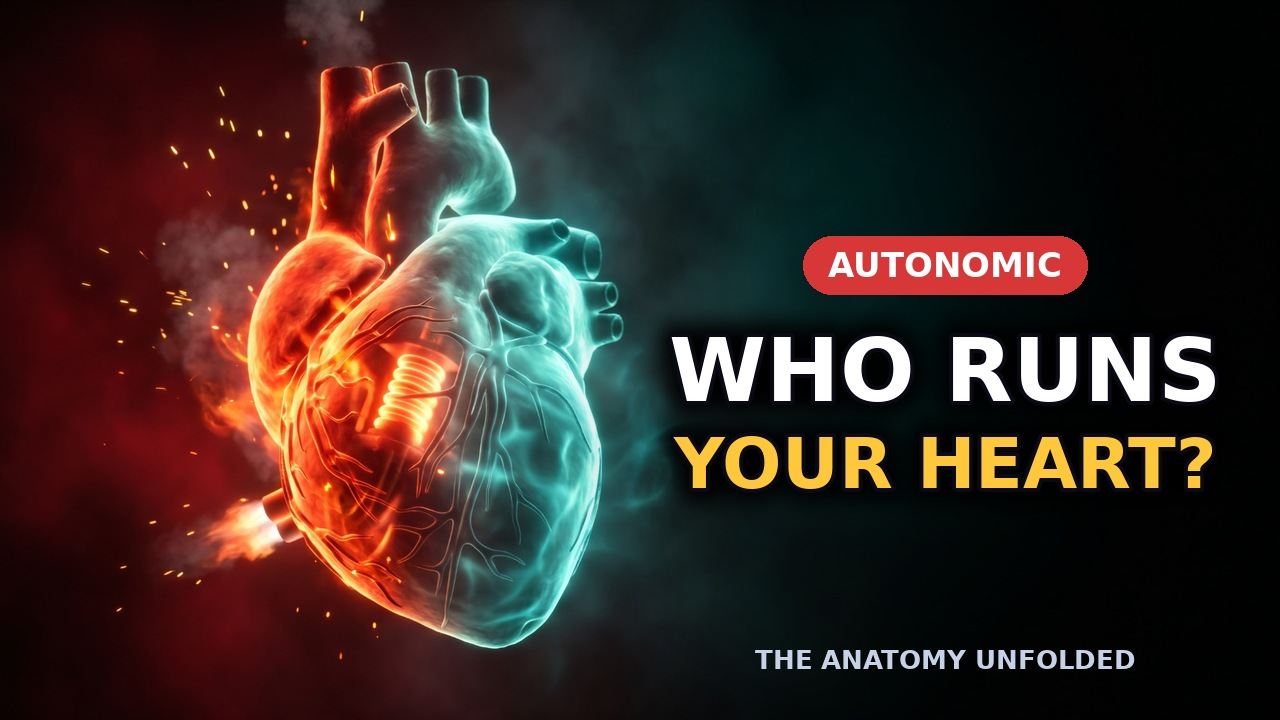
#> input picture branding/the-anatomy-unfolded/thumbnails/autonomic_thumb.jpg, 1280 x 720 px
$ python make_brain_thumb.py autonomic_thumb.jpg cell_thumb.jpg
#> lines starting #> are read from the running program, lines starting #| are printed output that depends on the picture
### youtube_agent/explainer/heart/render.py
"""Sample explainer: "The Heart: Anatomy & How Blood Flows". Everything is drawn in code (accurate by design):
a schematic heart with 4 chambers, 4 valves, great vessels, lungs and body, blood dots flowing along the real
path, labels with leader lines, and a text panel - all timed to the narration (word positions)."""
import json
import math
import subprocess
import sys
import wave
from pathlib import Path

import numpy as np
from PIL import Image, ImageDraw, ImageFilter

sys.path.insert(0, str(Path(__file__).resolve().parents[3]))  # repo root
from youtube_agent import visuals  # noqa: E402

HERE = Path(__file__).resolve().parent
W, H, FPS, SS = 1920, 1080, 30, 2
BG = (255, 253, 251)
INK = (45, 48, 66)
MAROON = (150, 42, 66)
MUSCLE, MUSCLE_D = (246, 176, 186), (214, 112, 132)
BLUE, BLUE_D, BLUE_L = (104, 150, 226), (62, 102, 184), (214, 228, 250)
RED, RED_D, RED_L = (226, 82, 98), (176, 44, 62), (252, 214, 218)
LUNG, LUNG_D = (250, 196, 204), (218, 136, 152)
BODY, BODY_D = (255, 231, 206), (226, 176, 128)
GOLD = (246, 184, 60)
GRAY = (130, 134, 150)


def F(size, weight=700):
    return visuals.font(size * SS, weight)


def dur(path):
    with wave.open(str(path)) as w:
        return w.getnframes() / w.getframerate()


# ---------------------------------------------------------------- geometry
# [14 lines left out: function spline, not called in this run]


def S(pts, dx=0, dy=0, k=1.0, cx=640, cy=600):
    return [((x - cx) * k + cx + dx, (y - cy) * k + cy + dy) for x, y in pts]


HEART = [(470, 410), (560, 392), (650, 398), (740, 392), (830, 410), (885, 470), (912, 580), (900, 700), (860, 800),
         (800, 872), (752, 880), (680, 850), (580, 805), (500, 740), (452, 650), (440, 540)]
CAV = {"RA": [(478, 435), (560, 425), (605, 450), (612, 515), (585, 555), (515, 560), (472, 520)],
       "LA": [(708, 440), (790, 430), (858, 460), (866, 520), (830, 555), (740, 558), (706, 515)],
       "RV": [(492, 605), (575, 592), (618, 612), (624, 700), (600, 785), (555, 805), (508, 748), (482, 668)],
       "LV": [(712, 612), (790, 600), (838, 640), (846, 740), (812, 822), (772, 840), (736, 790), (708, 700)]}
CENTER = {"RA": (540, 490), "LA": (785, 495), "RV": (555, 690), "LV": (776, 720)}
VALVE = {"tricuspid": (548, 576), "mitral": (775, 580), "pulmonary": (636, 470), "aortic": (690, 482)}
IVC = [(400, 975), (400, 620), (430, 575), (478, 540)]
SVC = [(330, 300), (390, 345), (450, 400), (500, 432)]
TRUNK = [(636, 440), (636, 300), (626, 252)]
PV = [(800, 255), (805, 330), (795, 438)]
AORTA = [(690, 440), (690, 345), (712, 305), (790, 290), (875, 302), (938, 345), (952, 425), (952, 920)]
LUNGS = [(470, 160), (540, 118), (630, 135), (650, 200), (670, 135), (760, 118), (830, 160), (845, 230), (800, 268),
         (700, 262), (650, 240), (600, 262), (500, 268), (455, 230)]
FLOW = [(400, 990), (400, 620), (430, 575), (478, 540), (540, 490), (548, 576), (555, 690), (612, 640), (636, 590),
        (636, 470), (636, 300), (626, 240), (600, 200), (650, 175), (720, 180), (790, 210), (800, 255), (805, 330),
        (795, 438), (785, 495), (775, 580), (775, 710), (714, 640), (690, 590), (690, 482), (690, 345), (712, 305),
        (790, 290), (875, 302), (938, 345), (952, 425), (952, 920), (952, 990), (680, 1000), (400, 990)]


def cumlen(pts):
    out = [0.0]
    for a, b in zip(pts, pts[1:]):
        out.append(out[-1] + math.dist(a, b))
    return out


FLEN = cumlen(FLOW)
MARK = {"body0": 0, "ra": FLEN[4], "rv": FLEN[6], "pulm": FLEN[9], "lungs_in": FLEN[11], "lungs_mid": FLEN[13],
        "la": FLEN[19], "lv": FLEN[21], "aortic": FLEN[24], "body": FLEN[32], "end": FLEN[-1]}


# [15 lines left out: functions at, flow_color, not called in this run]


# ---------------------------------------------------------------- drawing helpers (on SS canvas)
def P(pts, ox=0, oy=0, k=1.0):
    return [((x * k + ox) * SS, (y * k + oy) * SS) for x, y in pts]


def mix(c, d_, t):
    return tuple(int(c[i] + (d_[i] - c[i]) * t) for i in range(3))


# [42 lines left out: functions tube, grad_blob, blob, highlight, not called in this run]


def text(d, xy, s, size, color=INK, weight=700, anchor="la"):
    d.text((xy[0] * SS, xy[1] * SS), s, font=F(size, weight), fill=color, anchor=anchor)


# [22 lines left out: functions layer, draw_vessels, draw_lungs_body, not called in this run]


MUSCLE_IN, MUSCLE_OUT = (253, 206, 212), (228, 132, 150)


# [74 lines left out: functions draw_heart, flap, heart_icon, torso, not called in this run]


# ---------------------------------------------------------------- scene builder
class Scene:
    # [15 lines left out: functions __init__, t, not called in this run]

    def add(self, t, fn):
        self.items.append((t, layer(fn)))


# [223 lines left out: functions header, panel_item, label, glow, build, render, not called in this run]


# [13 lines that do not run on import are left out]

### branding/the-anatomy-unfolded/thumbnails/make_brain_thumb.py
"""Brain Anatomy thumbnail (owner's glowing blue brain picture): pill + white line + big colour line + footer."""
import sys
from pathlib import Path
from PIL import Image, ImageDraw, ImageFilter
sys.path.insert(0, str(Path(__file__).resolve().parents[3] / "youtube_agent" / "explainer" / "heart"))
import render as R
F = lambda s, w=900: R.visuals.font(s, w)
IMG, OUT = sys.argv[1], Path(sys.argv[2])
pill, l1, l2, c2, pc = "BRAIN ANATOMY", "INSIDE YOUR", "BRAIN", (90, 200, 255), (30, 110, 200)
W, H = 1280, 720
def fit(d, text, maxw, start, w=900):
    s = start
    while d.textlength(text, font=F(s, w)) > maxw and s > 40:
        s -= 4
    return s
im = Image.open(IMG).convert("RGB")
#> im is the input picture: PIL image 1280x720 RGB; mean R, G, B 58.7, 42.1, 36.9
sc = max(W / im.width, H / im.height)
#> sc = 1
im = im.resize((round(im.width * sc), round(im.height * sc)), Image.LANCZOS)
im = im.crop(((im.width - W) // 2, (im.height - H) // 2, (im.width - W) // 2 + W, (im.height - H) // 2 + H)).convert("RGBA")
#> im: PIL image 1280x720 RGBA
sh = Image.new("RGBA", (W, H), (0, 0, 0, 0)); sd = ImageDraw.Draw(sh)
#> after `sh = Image.new('RGBA', (W, H), (0, 0, 0, 0))`: sh: PIL image 1280x720 RGBA; every value is 0
for x in range(560, W):
    sd.line([(x, 0), (x, H)], fill=(0, 0, 0, int(110 * min(1, (x - 560) / 250))))
im.alpha_composite(sh)
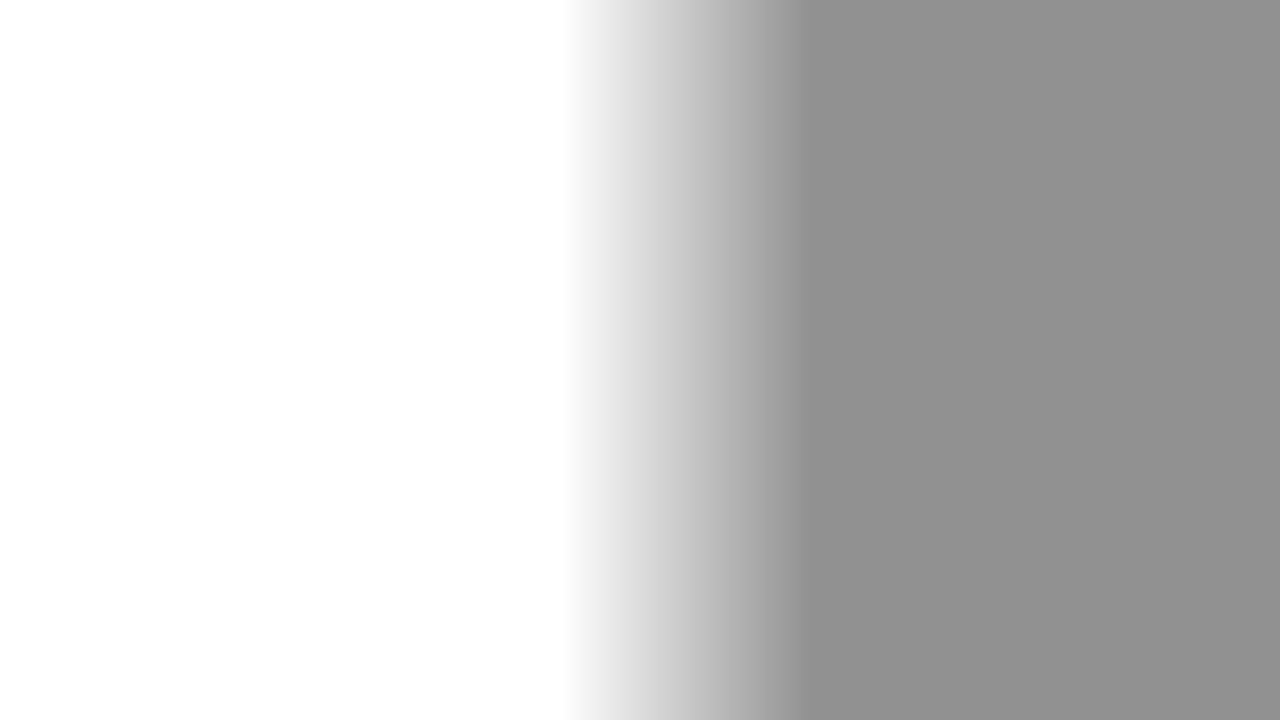
#> sh: PIL image 1280x720 RGBA; mean R, G, B, A 0, 0, 0, 51; transparent parts drawn white
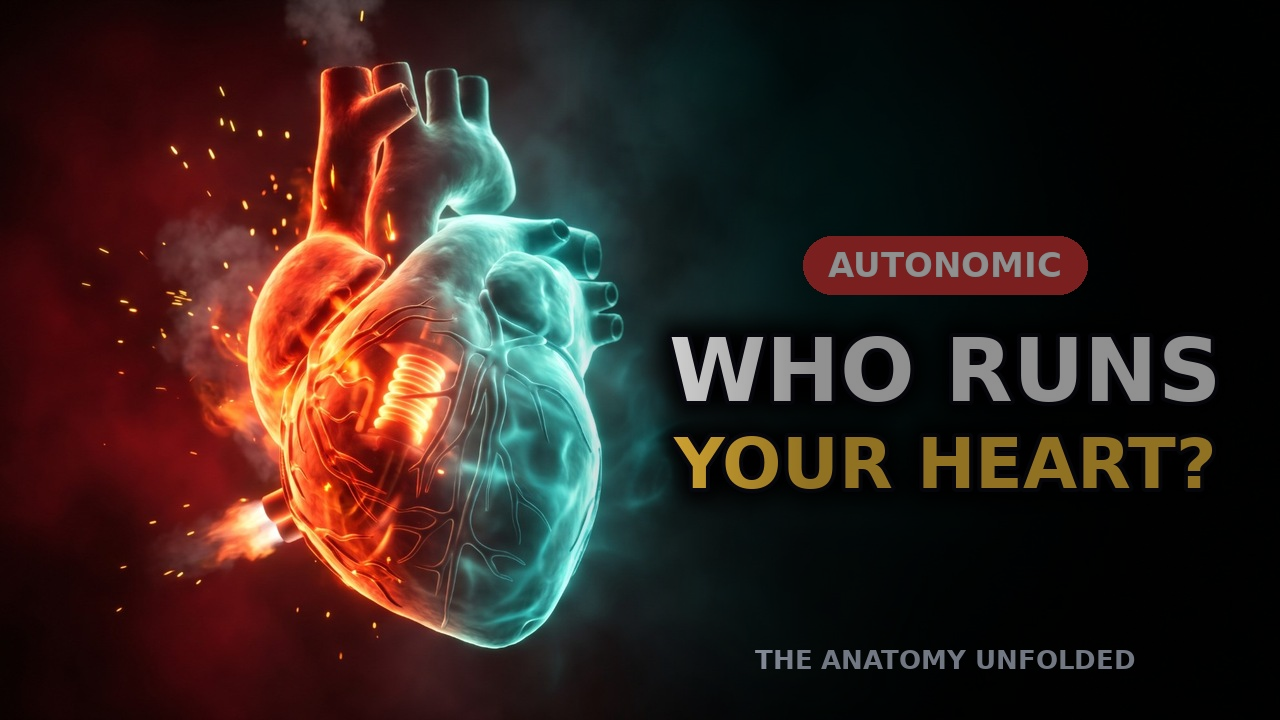
#> im: PIL image 1280x720 RGBA; mean R, G, B, A 52.6, 36, 31.4, 255
d = ImageDraw.Draw(im)
cx, maxw = 945, 560
s1 = fit(d, l1, maxw, 92); s2 = fit(d, l2, maxw, 170)
#> (the run stopped early here; a loop or call above may not have finished)

$ run again, on branding/the-anatomy-unfolded/thumbnails/digestive_thumb.jpg
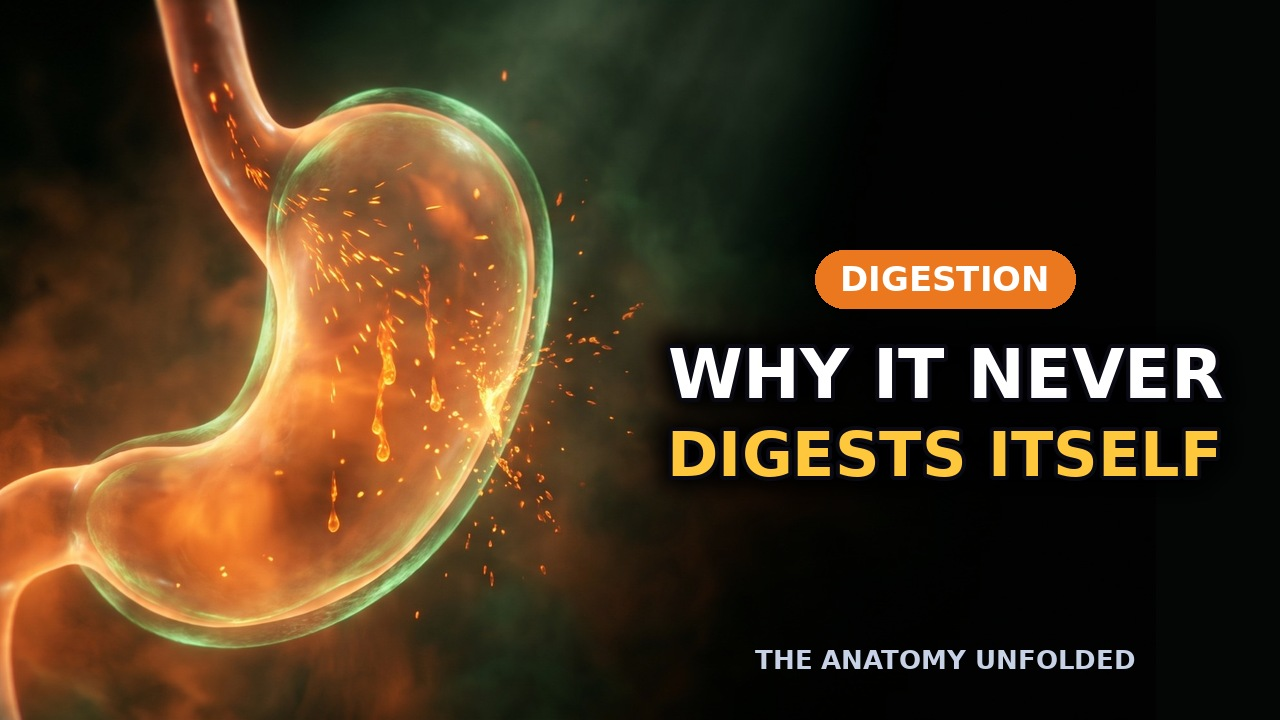
#> input picture branding/the-anatomy-unfolded/thumbnails/digestive_thumb.jpg, 1280 x 720 px
#> im is the input picture: PIL image 1280x720 RGB; mean R, G, B 71.8, 52.1, 29.9
#> `im.alpha_composite(sh)`:
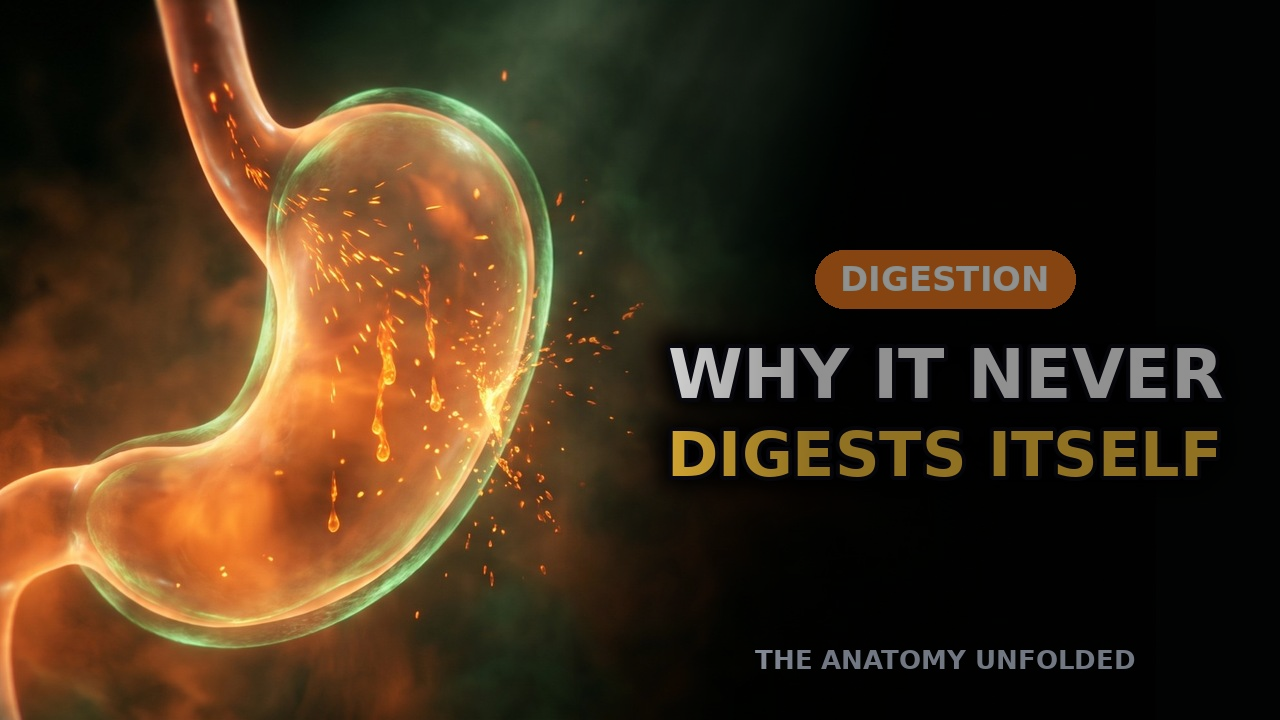
#> im: PIL image 1280x720 RGBA; mean R, G, B, A 66, 47, 26.3, 255

$ run again, on branding/the-anatomy-unfolded/thumbnails/dna_thumb.jpg
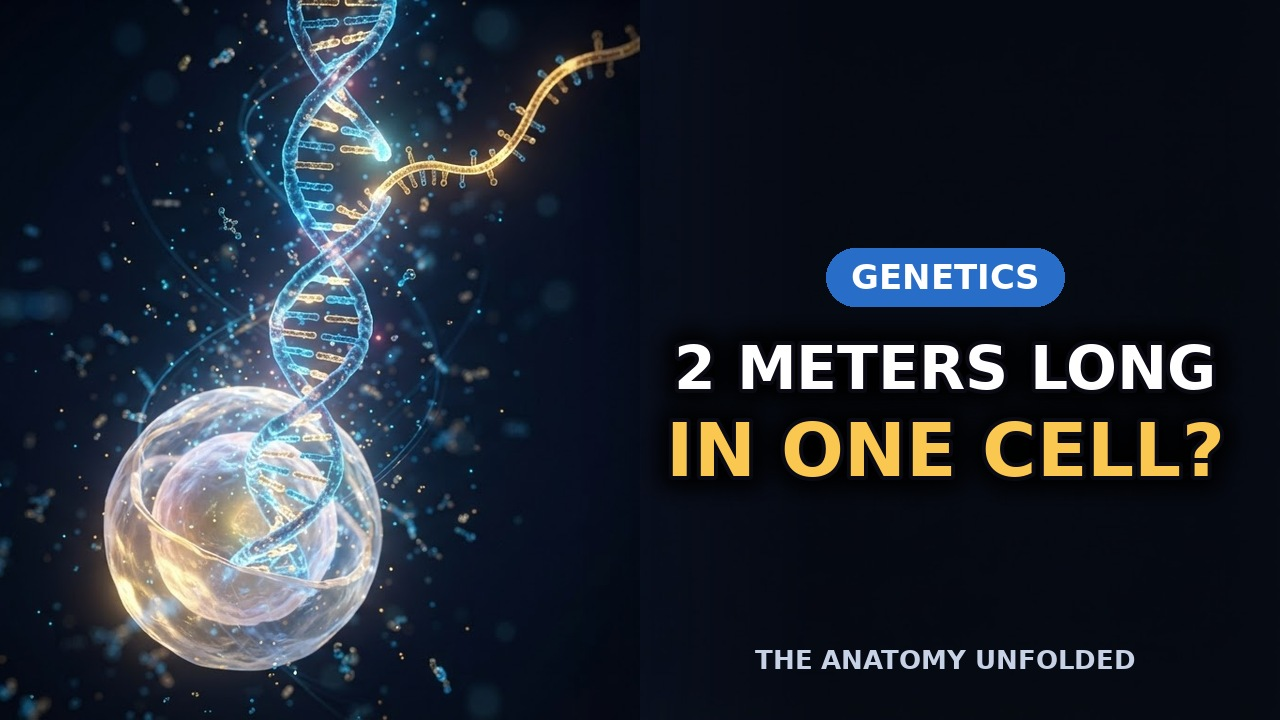
#> input picture branding/the-anatomy-unfolded/thumbnails/dna_thumb.jpg, 1280 x 720 px
#> im is the input picture: PIL image 1280x720 RGB; mean R, G, B 34.7, 41.6, 52.2
#> `im.alpha_composite(sh)`:
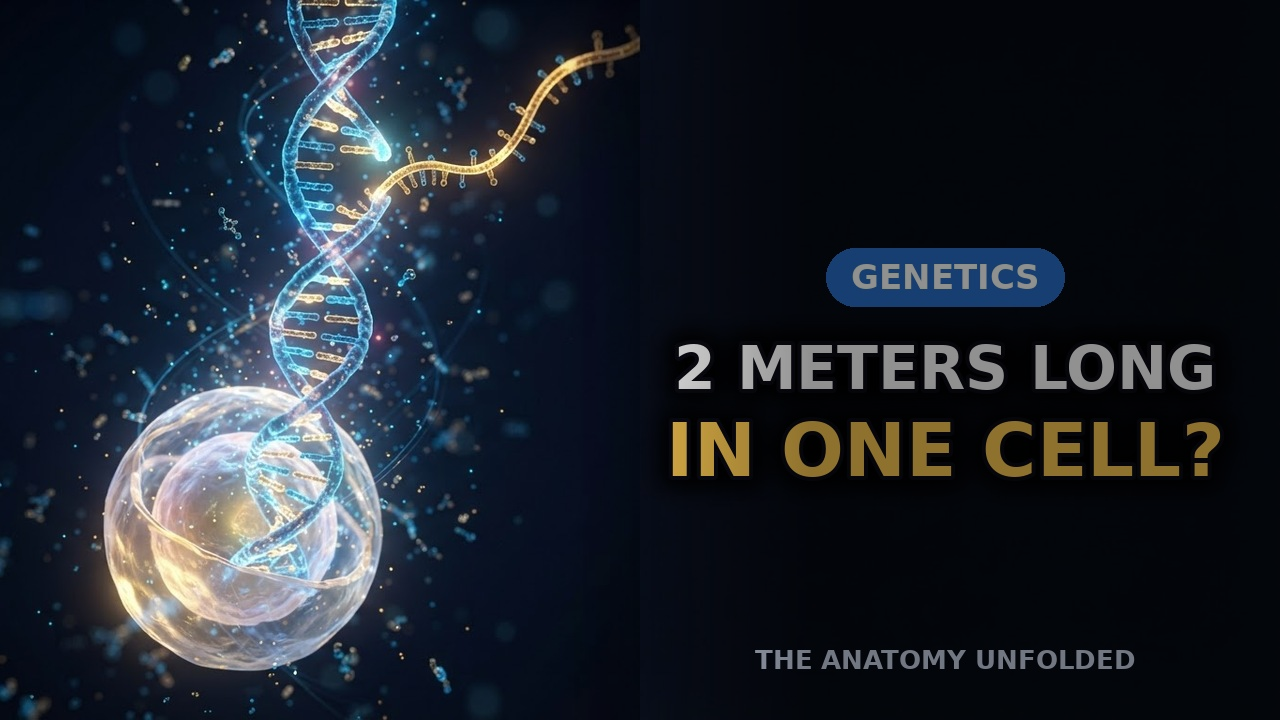
#> im: PIL image 1280x720 RGBA; mean R, G, B, A 30.2, 36.5, 45.6, 255

$ run again, on branding/the-anatomy-unfolded/thumbnails/ear_thumb.jpg
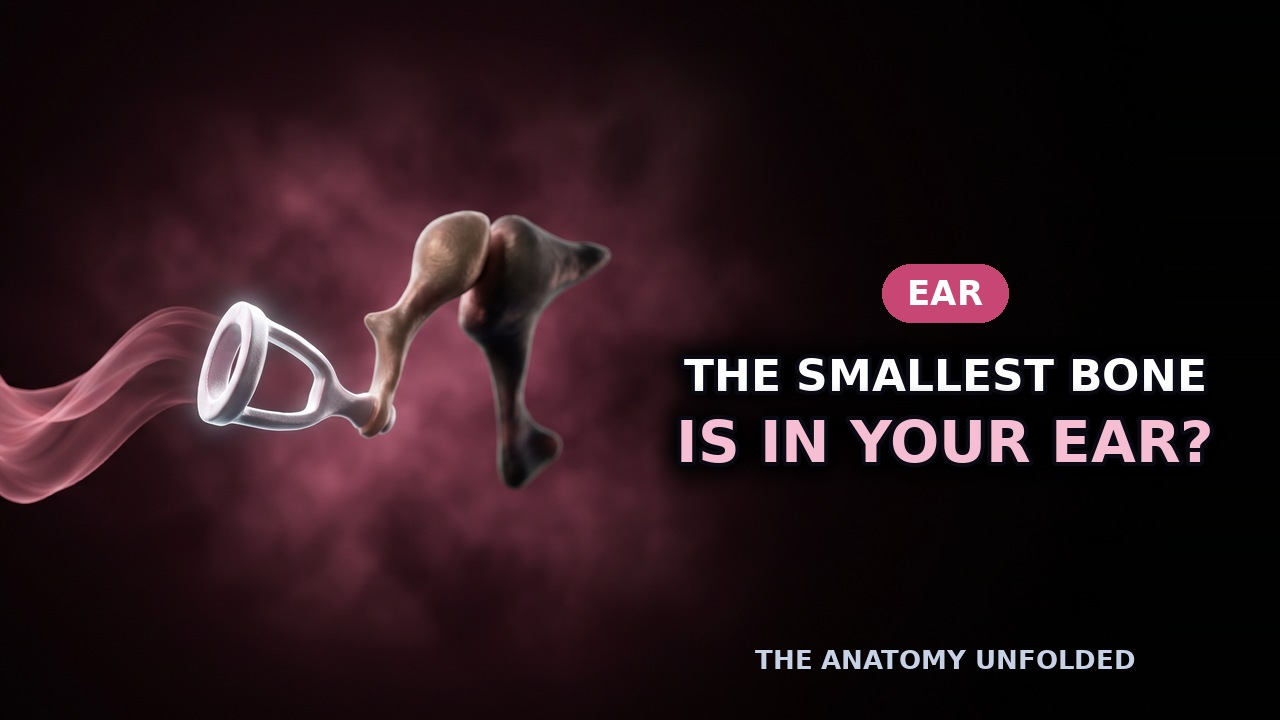
#> input picture branding/the-anatomy-unfolded/thumbnails/ear_thumb.jpg, 1280 x 720 px
#> im is the input picture: PIL image 1280x720 RGB; mean R, G, B 40.7, 22.6, 27.4
#> `im.alpha_composite(sh)`:
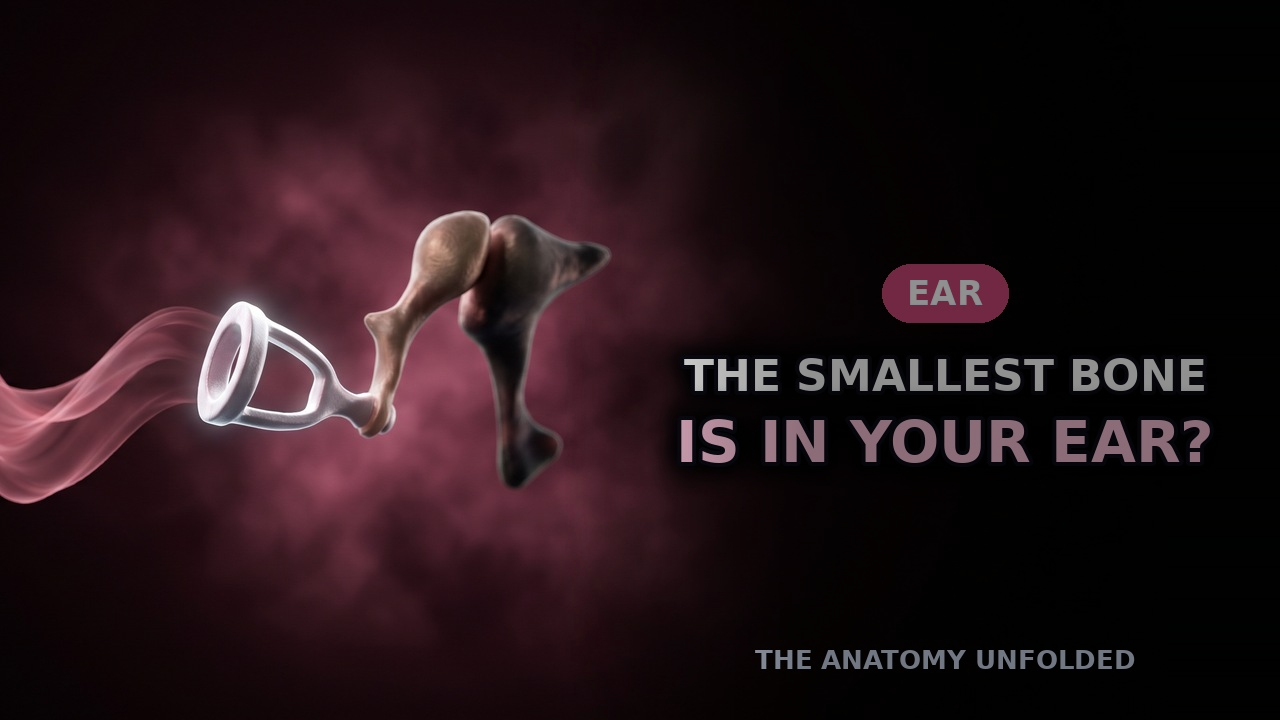
#> im: PIL image 1280x720 RGBA; mean R, G, B, A 36.4, 19.6, 24, 255
